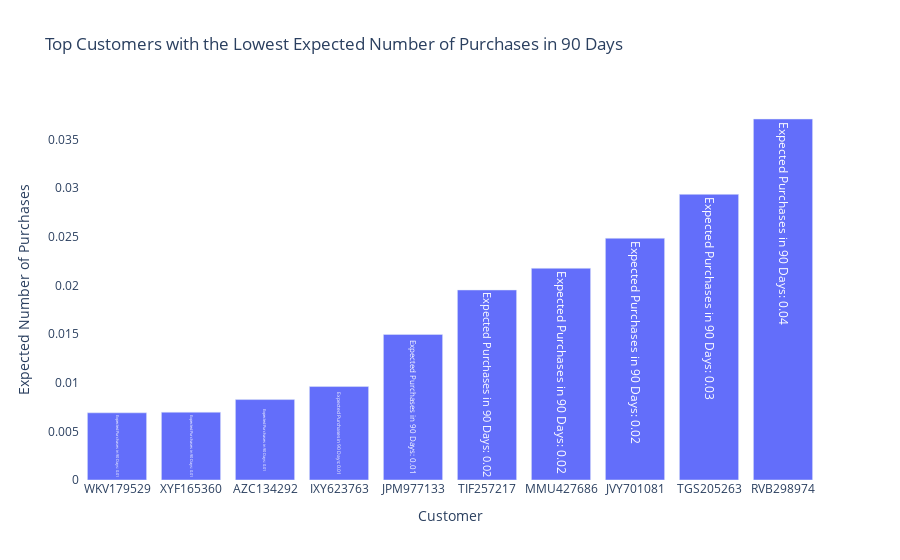

Notebook source saved alongside this figure:
### Code cell
lowest_customers_90days = visuals.lowest_customers_90days()
lowest_customers_90days
plt.savefig('lowest_customers_90days.png')

### Figure 1 — Plotly figure (JSON) as saved in the notebook; plotly's stock layout.template omitted (floating-point values rounded to 4 significant figures)
{"data": [{"text": ["Expected Purchases in 90 Days: 0.01", "Expected Purchases in 90 Days: 0.01", "Expected Purchases in 90 Days: 0.01", "Expected Purchases in 90 Days: 0.01", "Expected Purchases in 90 Days: 0.01", "Expected Purchases in 90 Days: 0.02", "Expected Purchases in 90 Days: 0.02", "Expected Purchases in 90 Days: 0.02", "Expected Purchases in 90 Days: 0.03", "Expected Purchases in 90 Days: 0.04"], "textposition": "auto", "type": "bar", "x": ["WKV179529", "XYF165360", "AZC134292", "IXY623763", "JPM977133", "TIF257217", "MMU427686", "JVY701081", "TGS205263", "RVB298974"], "y": [0.006907, 0.006971, 0.008268, 0.009605, 0.01496, 0.01953, 0.02176, 0.02485, 0.02936, 0.03711]}], "layout": {"paper_bgcolor": "rgba(0,0,0,0)", "plot_bgcolor": "rgba(0,0,0,0)", "title": {"text": "Top Customers with the Lowest Expected Number of Purchases in 90 Days"}, "xaxis": {"title": {"text": "Customer"}}, "yaxis": {"title": {"text": "Expected Number of Purchases"}}}}
